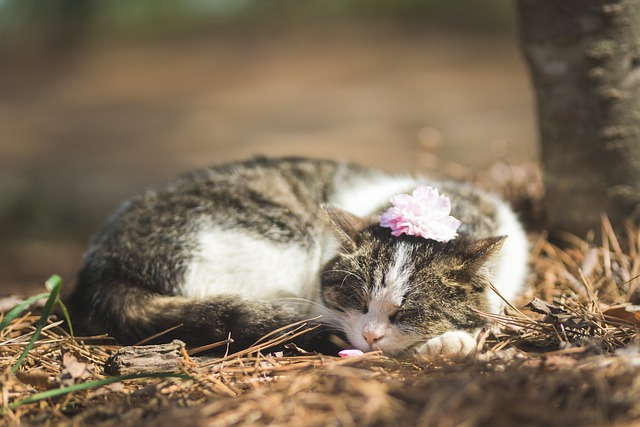
#> input picture OpenCV/img.jpg, 640 x 427 px
$ jupyter execute '07. 이미지 자르기.ipynb'
#> lines starting #> are read from the running program, lines starting #| are printed output that depends on the picture; after the words box and inside, x2 and y2 are one past the last pixel; in counts of white or black regions, pixels touching at a corner belong together
# 7. 이미지 자르기

영역을 잘라서 새로운 윈도우(창)에 표시

[cell 1]
import cv2
img = cv2.imread('img.jpg')
#> img is the input picture: shape (427, 640, 3); mean B, G, R 89.3, 110.6, 127.5

#img.shape # (390, 640, 3)

crop = img[100:200, 200:400] # 세로 기준 100: 200 까지, 가로 기준 300 : 400 까지 자름
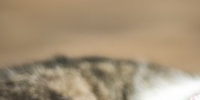
#> crop: shape (100, 200, 3); mean B, G, R 119.6, 146.3, 165.2

cv2.imshow('img',img) #원본 이미지
cv2.imshow('crop',crop) # 잘린 이미지

cv2.waitKey(0)
cv2.destroyAllWindows()

영역을 잘라서 기존 윈도우에 표시

[cell 2]
import cv2
img = cv2.imread('img.jpg')

#img.shape # (390, 640, 3)

crop = img[100:200, 200:400] # 세로 기준 100: 200 까지, 가로 기준 300 : 400 까지 자름
img[100:200, 400: 600] = crop
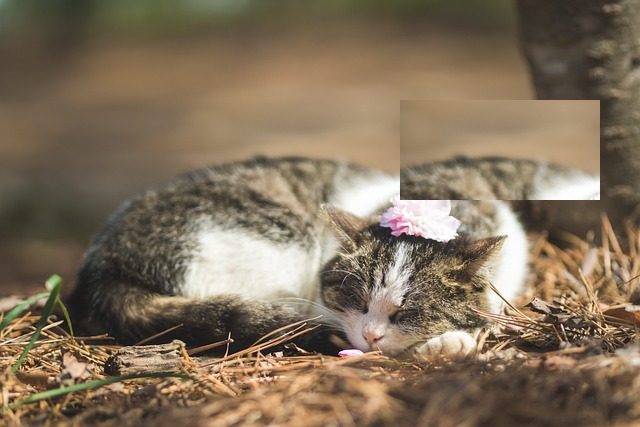
#> img: shape (427, 640, 3); 7.31% of pixels changed, all inside (x1, y1, x2, y2) = (400, 100, 600, 200)


cv2.imshow('img',img)

cv2.waitKey(0)
cv2.destroyAllWindows()
